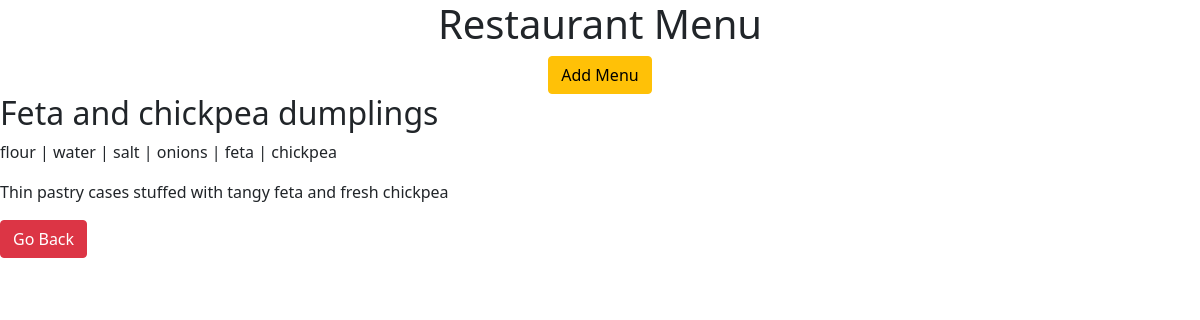
Screenshot of /menu/5/ with the database file from the repository.
### menuapp/models.py (models this page shows, shortened)
class Menu(models.Model):
    name = models.CharField(max_length=200)
    price = models.PositiveIntegerField()
    main_ingredient = models.CharField(max_length=300)
    description = models.CharField(max_length=300)
    created_date = models.DateTimeField(default=timezone.now)

### menuapp/views.py (the view)
# urls.py: path('<int:pk>/', views.menu_detail, name='menu_detail'),
def menu_detail(request, pk):
    menu = get_object_or_404(Menu, pk = pk)
    return render(request, 'menu_detail.html', {'menu': menu})

### menuapp/templates/menu_detail.html
{% extends 'web_base.html' %}
{% block content %}
<div>
    <h2>
        {{ menu.name }}
    </h2>
    <p>{{menu.main_ingredient}}</p>
    <p>{{ menu.description|linebreaksbr }}</p>
    <a href="{% url 'menu_list' %}" class="btn btn-danger">Go Back</a>
</div>
{% endblock %}

### rows the page displays
Menu: name "Feta and chickpea dumplings", main_ingredient "flour | water | salt | onions | feta | chickpea", description "Thin pastry cases stuffed with tangy feta and fresh chickpea"
